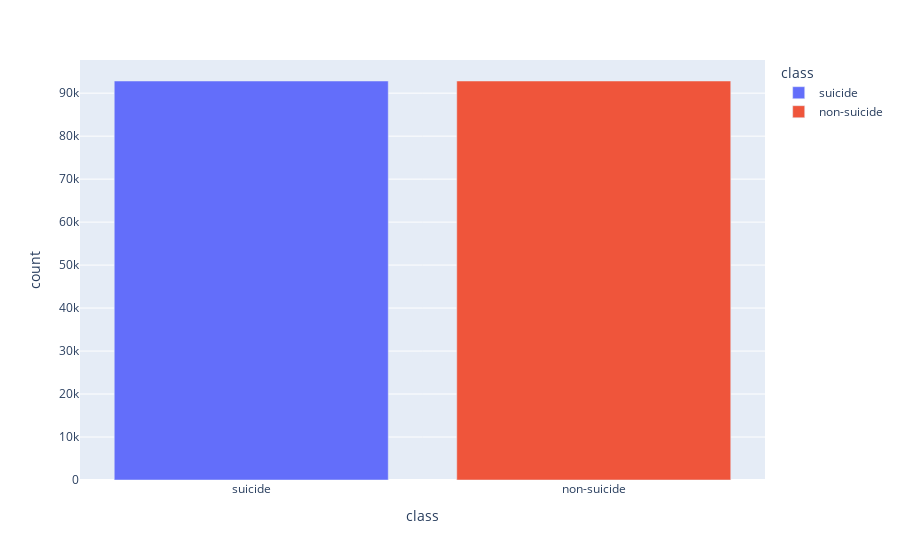

The notebook cell saved with this chart:
### Code cell
# Get value counts and create a DataFrame
class_counts = train_data['class'].value_counts().reset_index()

# Rename columns for clarity
class_counts.columns = ['class', 'count']

# Create the bar plot
plx.bar(class_counts, x='class', y='count', color='class')

### Figure 1 — Plotly figure (JSON) as saved in the notebook; plotly's stock layout.template omitted (floating-point values rounded to 4 significant figures)
{"data": [{"hovertemplate": "class=%{x}<br>count=%{y}<extra></extra>", "legendgroup": "suicide", "marker": {"color": "#636efa", "pattern": {"shape": ""}}, "name": "suicide", "orientation": "v", "showlegend": true, "textposition": "auto", "type": "bar", "x": ["suicide"], "xaxis": "x", "y": [92831], "yaxis": "y"}, {"hovertemplate": "class=%{x}<br>count=%{y}<extra></extra>", "legendgroup": "non-suicide", "marker": {"color": "#EF553B", "pattern": {"shape": ""}}, "name": "non-suicide", "orientation": "v", "showlegend": true, "textposition": "auto", "type": "bar", "x": ["non-suicide"], "xaxis": "x", "y": [92828], "yaxis": "y"}], "layout": {"barmode": "relative", "legend": {"title": {"text": "class"}, "tracegroupgap": 0}, "margin": {"t": 60}, "xaxis": {"anchor": "y", "categoryarray": ["suicide", "non-suicide"], "categoryorder": "array", "domain": [0, 1], "title": {"text": "class"}}, "yaxis": {"anchor": "x", "domain": [0, 1], "title": {"text": "count"}}}}
